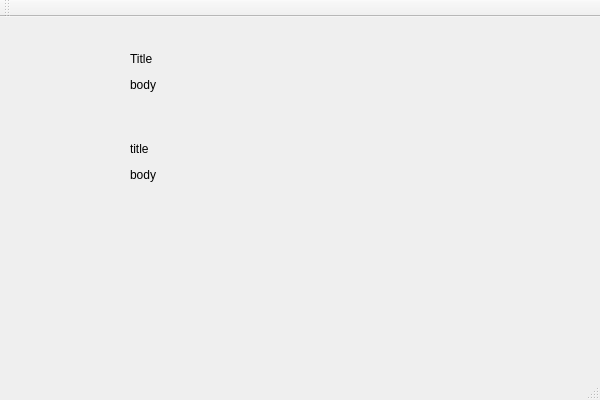
<?xml version="1.0" encoding="UTF-8"?>
<ui version="4.0">
 <class>list_viewClass</class>
 <widget class="QMainWindow" name="list_viewClass">
  <property name="geometry">
   <rect>
    <x>0</x>
    <y>0</y>
    <width>600</width>
    <height>400</height>
   </rect>
  </property>
  <property name="windowTitle">
   <string>list_view</string>
  </property>
  <widget class="QWidget" name="centralWidget">
   <widget class="QLabel" name="label">
    <property name="geometry">
     <rect>
      <x>130</x>
      <y>10</y>
      <width>351</width>
      <height>91</height>
     </rect>
    </property>
    <property name="text">
     <string>&lt;html&gt;&lt;head/&gt;&lt;body&gt;&lt;p&gt;&lt;img src=&quot;pic1.jgeg&quot;/&gt;&lt;/p&gt;&lt;p&gt;Title&lt;/p&gt;&lt;p&gt;body&lt;/p&gt;&lt;/body&gt;&lt;/html&gt;</string>
    </property>
   </widget>
   <widget class="QLabel" name="label_2">
    <property name="geometry">
     <rect>
      <x>130</x>
      <y>100</y>
      <width>351</width>
      <height>91</height>
     </rect>
    </property>
    <property name="text">
     <string>&lt;html&gt;&lt;head/&gt;&lt;body&gt;&lt;p&gt;&lt;img src=&quot;pic2.jpg&quot;/&gt;&lt;/p&gt;&lt;p&gt;title&lt;/p&gt;&lt;p&gt;body&lt;/p&gt;&lt;/body&gt;&lt;/html&gt;</string>
    </property>
   </widget>
  </widget>
  <widget class="QMenuBar" name="menuBar">
   <property name="geometry">
    <rect>
     <x>0</x>
     <y>0</y>
     <width>600</width>
     <height>21</height>
    </rect>
   </property>
  </widget>
  <widget class="QToolBar" name="mainToolBar">
   <attribute name="toolBarArea">
    <enum>TopToolBarArea</enum>
   </attribute>
   <attribute name="toolBarBreak">
    <bool>false</bool>
   </attribute>
  </widget>
  <widget class="QStatusBar" name="statusBar"/>
 </widget>
 <layoutdefault spacing="6" margin="11"/>
 <resources>
  <include location="list_view.qrc"/>
 </resources>
 <connections/>
</ui>
